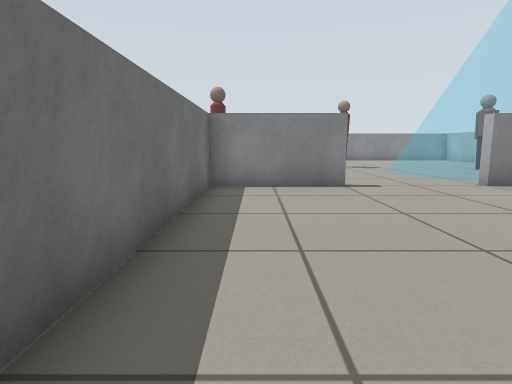
View 1 (above)

23 first-person views from a walk through a Gazebo world. The camera is 0.57 m above the floor, tilts 8° down and sees 75° across. The floor is counted in squares, 0.5 m on a side. Each view is taken from the middle of a square. On the plan, view 1 faces up. The plan holds only what a view shows up to about 13 squares ahead; the rest is blank. The robots in the file are not drawn. Some stock models are drawn as simple stand-ins.

View 2
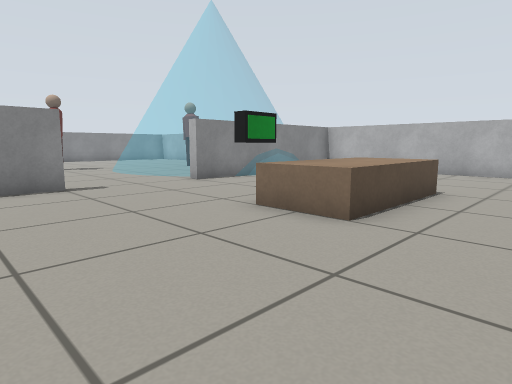

View 3
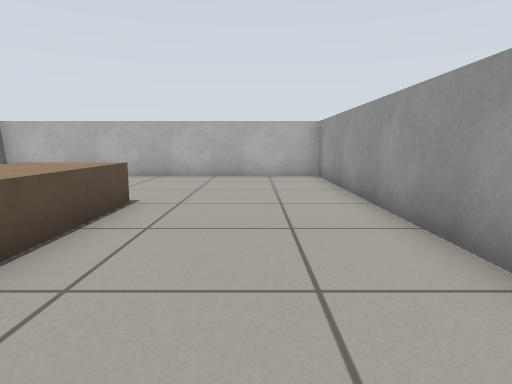

View 4
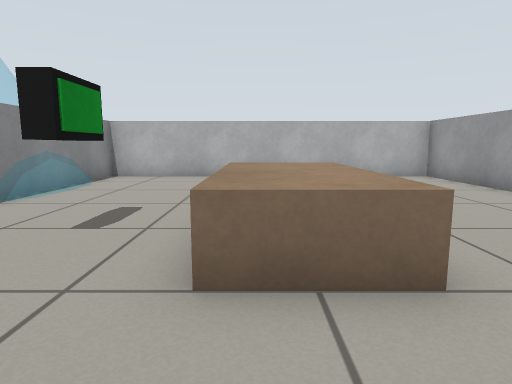

View 5
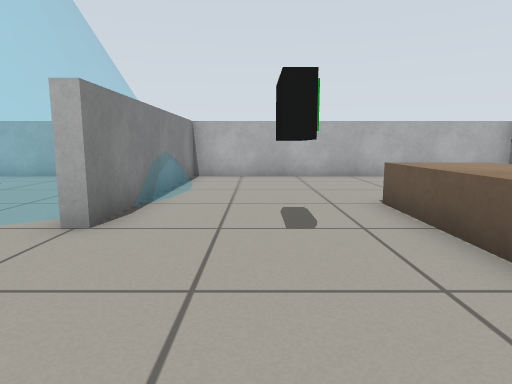

View 6
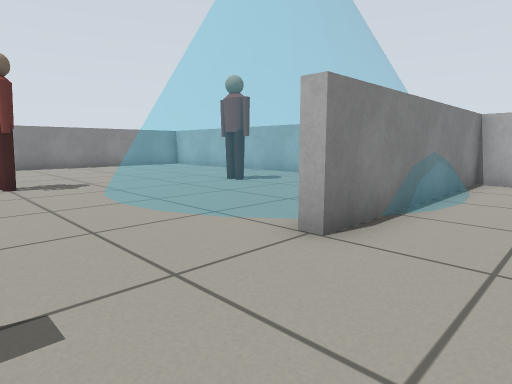

View 7
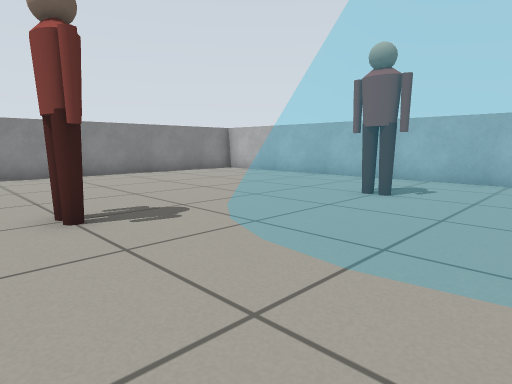

View 8
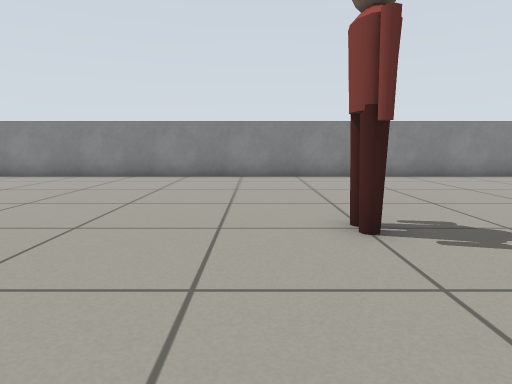

View 9
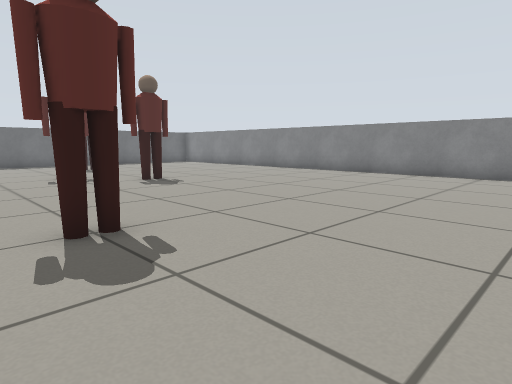

View 10
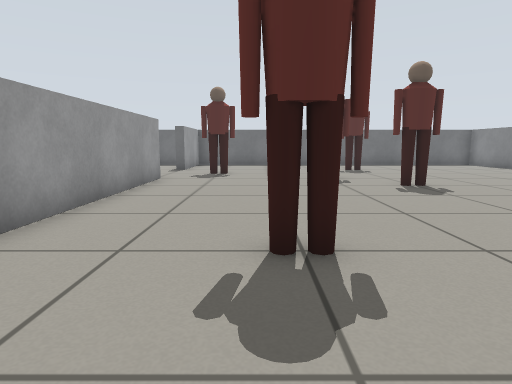

View 11
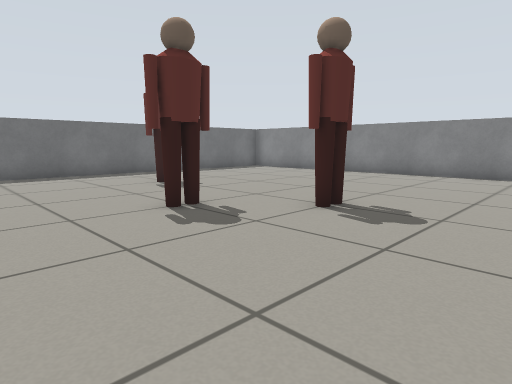

View 12
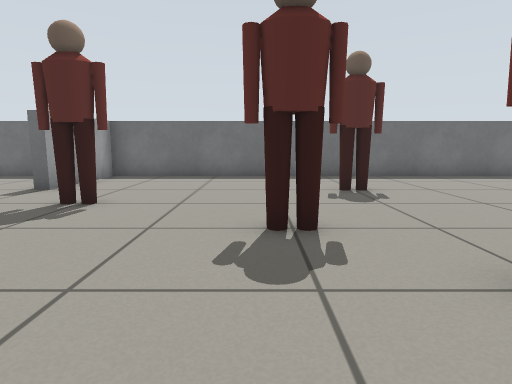

View 13
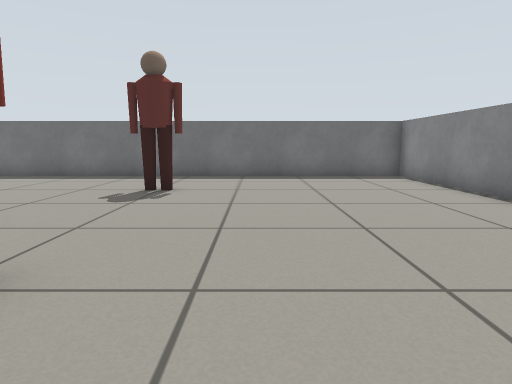

View 14
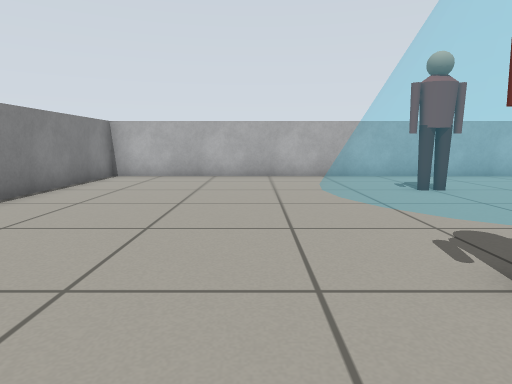

View 15
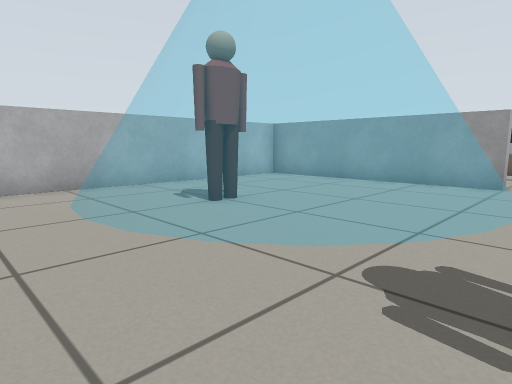

View 16
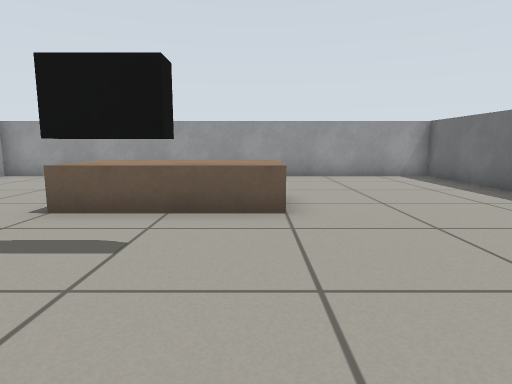

View 17
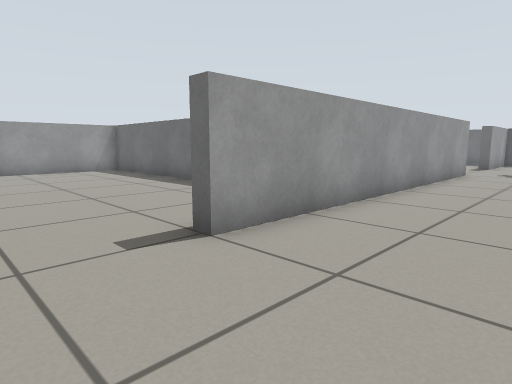

View 18
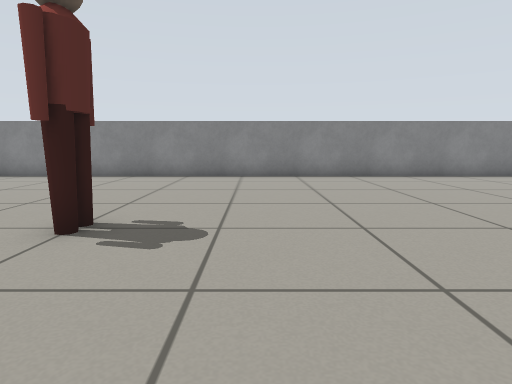

View 19
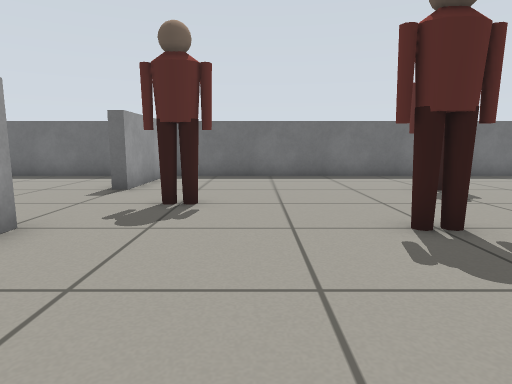

View 20
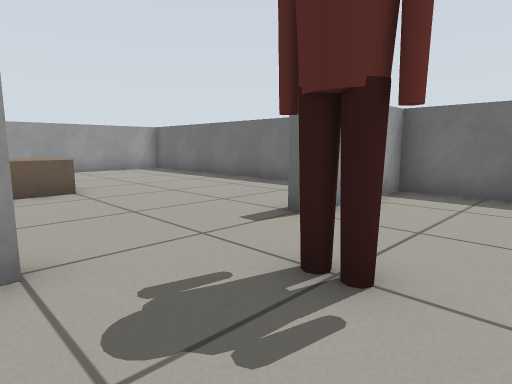

View 21
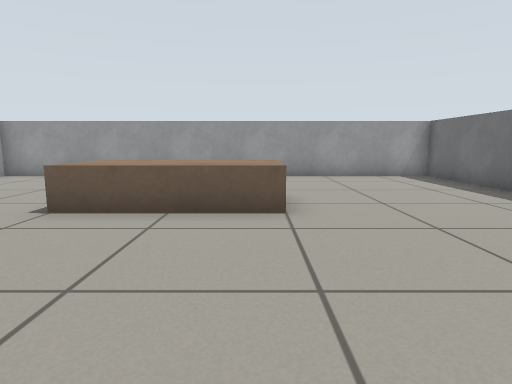

View 22
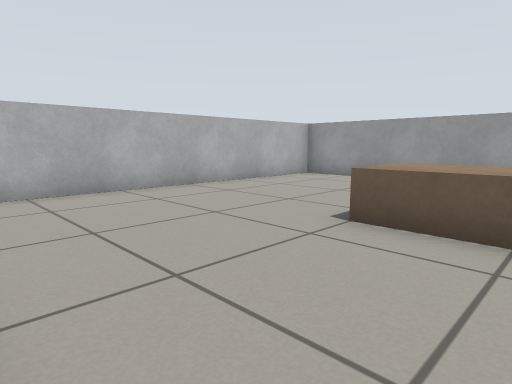

View 23
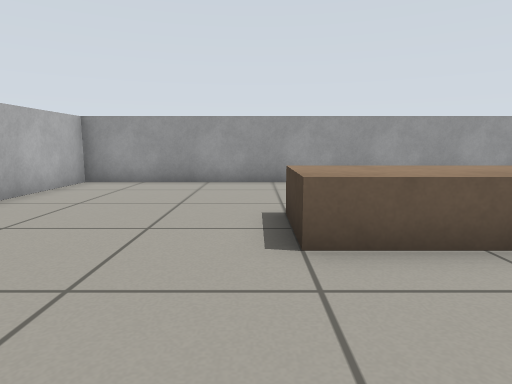

### Floor plan
Ten units are one square. View 1 is at (0, 0); x grows to the right and y downward. Boxes are objects, and circles mark ways between rooms. Rooms are numbered by the first view taken in them; rooms with no view inside come last. Other rooms are left out.
<svg viewBox="-178 -258 326 286">
<path fill="none" stroke="#000" d="M85 -93 65 -93 65 -97 72 -97M25 -97 25 -93 -13 -93 -13 23 143 23 143 -93 134 -93M-96 -97 25 -97M143 -164 143 -253 -173 -253 -173 -97 -135 -97M-135 -97 -135 -92M-173 -78 -173 23 -17 23 -17 -80"/>
<rect x="45" y="-45" width="40" height="20" fill="#bbb"><title>brown box</title></rect>
<rect x="55" y="-65" width="20" height="10" fill="#bbb"><title>monitor</title></rect>
<rect x="-145" y="-185" width="20" height="20" fill="#bbb"><title>person</title></rect>
<rect x="-125" y="-125" width="20" height="20" fill="#bbb"><title>person</title></rect>
<rect x="-105" y="-165" width="20" height="20" fill="#bbb"><title>person</title></rect>
<rect x="-85" y="-185" width="20" height="20" fill="#bbb"><title>person</title></rect>
<rect x="-25" y="-145" width="20" height="20" fill="#bbb"><title>person</title></rect>
<rect x="35" y="-185" width="20" height="20" fill="#bbb"><title>person</title></rect>
<rect x="-115" y="-45" width="40" height="20" fill="#bbb"><title>brown box</title></rect>
<circle cx="45" cy="-100" r="3" fill="#2a7"/>
<circle cx="-115" cy="-92" r="3" fill="#2a7"/>
<text x="70" y="-30">1</text>
<text x="-30" y="-180">2</text>
<text x="-100" y="-30">3</text>
</svg>
Room 1 opens to room 2. Room 2 opens to room 3.

Where each view was taken, in squares from view 1:
view 1: 0 up, 0 right, facing up
view 2: 0 up, 0 right, facing up-right
view 3: 0 up, 2 right, facing right
view 4: 4 up, 2 right, facing right
view 5: 7 up, 2 right, facing right
view 6: 7 up, 3 right, facing up-right
view 7: 12 up, 3 right, facing up-right
view 8: 13 up, 3 right, facing up
view 9: 12 up, 3 right, facing up-left
view 10: 13 up, 2 right, facing left
view 11: 12 up, 4 left, facing up-left
view 12: 15 up, 5 left, facing left
view 13: 20 up, 5 left, facing left
view 14: 20 up, 2 right, facing right
view 15: 20 up, 5 right, facing down-right
view 16: 10 up, 5 right, facing down
view 17: 13 up, 5 right, facing down-left
view 18: 13 up, 5 left, facing up
view 19: 13 up, 5 left, facing left
view 20: 13 up, 9 left, facing down-left
view 21: 10 up, 11 left, facing down
view 22: 9 up, 10 left, facing down-right
view 23: 8 up, 7 left, facing down
